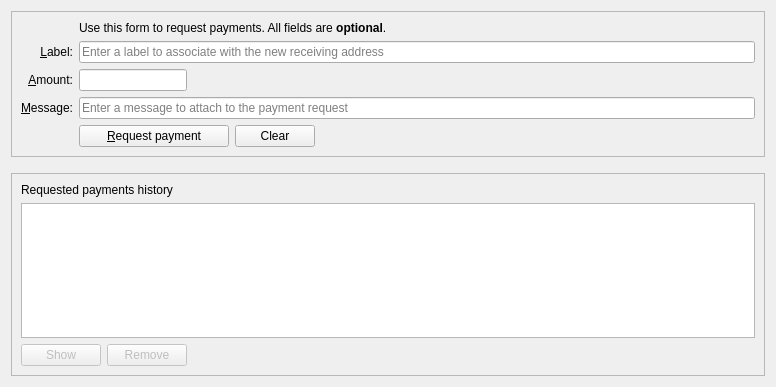
<?xml version="1.0" encoding="UTF-8"?>
<ui version="4.0">
 <class>ReceiveCoinsDialog</class>
 <widget class="QWidget" name="ReceiveCoinsDialog">
  <property name="geometry">
   <rect>
    <x>0</x>
    <y>0</y>
    <width>776</width>
    <height>387</height>
   </rect>
  </property>
  <layout class="QVBoxLayout" name="verticalLayout" stretch="0,0,1">
   <item>
    <widget class="QFrame" name="frame2">
     <property name="sizePolicy">
      <sizepolicy hsizetype="Preferred" vsizetype="Expanding">
       <horstretch>0</horstretch>
       <verstretch>0</verstretch>
      </sizepolicy>
     </property>
     <property name="frameShape">
      <enum>QFrame::StyledPanel</enum>
     </property>
     <property name="frameShadow">
      <enum>QFrame::Sunken</enum>
     </property>
     <layout class="QVBoxLayout" name="verticalLayout_3">
      <item>
       <layout class="QGridLayout" name="gridLayout">
        <item row="6" column="0">
         <widget class="QLabel" name="label_3">
          <property name="toolTip">
           <string>An optional message to attach to the payment request, which will be displayed when the request is opened. Note: The message will not be sent with the payment over the Keymaker network.</string>
          </property>
          <property name="text">
           <string>&amp;Message:</string>
          </property>
          <property name="alignment">
           <set>Qt::AlignRight|Qt::AlignTrailing|Qt::AlignVCenter</set>
          </property>
          <property name="buddy">
           <cstring>reqMessage</cstring>
          </property>
         </widget>
        </item>
        <item row="4" column="2">
         <widget class="QLineEdit" name="reqLabel">
          <property name="toolTip">
           <string>An optional label to associate with the new receiving address.</string>
          </property>
          <property name="placeholderText">
           <string>Enter a label to associate with the new receiving address</string>
          </property>
         </widget>
        </item>
        <item row="6" column="2">
         <widget class="QLineEdit" name="reqMessage">
          <property name="toolTip">
           <string>An optional message to attach to the payment request, which will be displayed when the request is opened.&lt;br&gt;Note: The message will not be sent with the payment over the Keymaker network.</string>
          </property>
          <property name="placeholderText">
           <string>Enter a message to attach to the payment request</string>
          </property>
         </widget>
        </item>
        <item row="2" column="2">
         <widget class="QLabel" name="label_5">
          <property name="text">
           <string>Use this form to request payments. All fields are &lt;b&gt;optional&lt;/b&gt;.</string>
          </property>
         </widget>
        </item>
        <item row="4" column="0">
         <widget class="QLabel" name="label_2">
          <property name="toolTip">
           <string>An optional label to associate with the new receiving address.</string>
          </property>
          <property name="text">
           <string>&amp;Label:</string>
          </property>
          <property name="alignment">
           <set>Qt::AlignRight|Qt::AlignTrailing|Qt::AlignVCenter</set>
          </property>
          <property name="buddy">
           <cstring>reqLabel</cstring>
          </property>
         </widget>
        </item>
        <item row="5" column="0">
         <widget class="QLabel" name="label">
          <property name="toolTip">
           <string>An optional amount to request. Leave this empty or zero to not request a specific amount.</string>
          </property>
          <property name="text">
           <string>&amp;Amount:</string>
          </property>
          <property name="alignment">
           <set>Qt::AlignRight|Qt::AlignTrailing|Qt::AlignVCenter</set>
          </property>
          <property name="buddy">
           <cstring>reqAmount</cstring>
          </property>
         </widget>
        </item>
        <item row="7" column="2">
         <layout class="QHBoxLayout" name="horizontalLayout">
          <item>
           <widget class="QPushButton" name="receiveButton">
            <property name="minimumSize">
             <size>
              <width>150</width>
              <height>0</height>
             </size>
            </property>
            <property name="text">
             <string>&amp;Request payment</string>
            </property>
           </widget>
          </item>
          <item>
           <widget class="QPushButton" name="clearButton">
            <property name="sizePolicy">
             <sizepolicy hsizetype="Minimum" vsizetype="Fixed">
              <horstretch>0</horstretch>
              <verstretch>0</verstretch>
             </sizepolicy>
            </property>
            <property name="toolTip">
             <string>Clear all fields of the form.</string>
            </property>
            <property name="text">
             <string>Clear</string>
            </property>
            <property name="autoDefault">
             <bool>false</bool>
            </property>
           </widget>
          </item>
          <item>
           <spacer name="horizontalSpacer">
            <property name="orientation">
             <enum>Qt::Horizontal</enum>
            </property>
            <property name="sizeHint" stdset="0">
             <size>
              <width>40</width>
              <height>20</height>
             </size>
            </property>
           </spacer>
          </item>
         </layout>
        </item>
        <item row="7" column="0">
         <widget class="QLabel" name="label_7">
          <property name="text">
           <string/>
          </property>
         </widget>
        </item>
        <item row="5" column="2">
         <layout class="QHBoxLayout" name="horizontalLayout_4" stretch="0,1">
          <property name="spacing">
           <number>0</number>
          </property>
          <property name="topMargin">
           <number>0</number>
          </property>
          <item>
           <widget class="BitcoinAmountField" name="reqAmount">
            <property name="toolTip">
             <string>An optional amount to request. Leave this empty or zero to not request a specific amount.</string>
            </property>
           </widget>
          </item>
          <item>
           <spacer name="horizontalSpacer_3">
            <property name="orientation">
             <enum>Qt::Horizontal</enum>
            </property>
            <property name="sizeHint" stdset="0">
             <size>
              <width>40</width>
              <height>20</height>
             </size>
            </property>
           </spacer>
          </item>
         </layout>
        </item>
       </layout>
      </item>
     </layout>
    </widget>
   </item>
   <item>
    <spacer name="verticalSpacer_2">
     <property name="orientation">
      <enum>Qt::Vertical</enum>
     </property>
     <property name="sizeHint" stdset="0">
      <size>
       <width>20</width>
       <height>10</height>
      </size>
     </property>
    </spacer>
   </item>
   <item>
    <widget class="QFrame" name="frame">
     <property name="sizePolicy">
      <sizepolicy hsizetype="Preferred" vsizetype="Expanding">
       <horstretch>0</horstretch>
       <verstretch>0</verstretch>
      </sizepolicy>
     </property>
     <property name="frameShape">
      <enum>QFrame::StyledPanel</enum>
     </property>
     <property name="frameShadow">
      <enum>QFrame::Raised</enum>
     </property>
     <layout class="QVBoxLayout" name="verticalLayout_2">
      <item>
       <widget class="QLabel" name="label_6">
        <property name="text">
         <string>Requested payments history</string>
        </property>
       </widget>
      </item>
      <item>
       <widget class="QTableView" name="recentRequestsView">
        <property name="contextMenuPolicy">
         <enum>Qt::CustomContextMenu</enum>
        </property>
        <property name="tabKeyNavigation">
         <bool>false</bool>
        </property>
        <property name="sortingEnabled">
         <bool>true</bool>
        </property>
       </widget>
      </item>
      <item>
       <layout class="QHBoxLayout" name="horizontalLayout_2">
        <item>
         <widget class="QPushButton" name="showRequestButton">
          <property name="enabled">
           <bool>false</bool>
          </property>
          <property name="toolTip">
           <string>Show the selected request (does the same as double clicking an entry)</string>
          </property>
          <property name="text">
           <string>Show</string>
          </property>
          <property name="autoDefault">
           <bool>false</bool>
          </property>
         </widget>
        </item>
        <item>
         <widget class="QPushButton" name="removeRequestButton">
          <property name="enabled">
           <bool>false</bool>
          </property>
          <property name="toolTip">
           <string>Remove the selected entries from the list</string>
          </property>
          <property name="text">
           <string>Remove</string>
          </property>
          <property name="autoDefault">
           <bool>false</bool>
          </property>
         </widget>
        </item>
        <item>
         <spacer name="horizontalSpacer_2">
          <property name="orientation">
           <enum>Qt::Horizontal</enum>
          </property>
          <property name="sizeHint" stdset="0">
           <size>
            <width>40</width>
            <height>20</height>
           </size>
          </property>
         </spacer>
        </item>
       </layout>
      </item>
     </layout>
    </widget>
   </item>
  </layout>
 </widget>
 <customwidgets>
  <customwidget>
   <class>BitcoinAmountField</class>
   <extends>QLineEdit</extends>
   <header>qt/bitcoinamountfield.h</header>
   <container>1</container>
  </customwidget>
 </customwidgets>
 <tabstops>
  <tabstop>reqLabel</tabstop>
  <tabstop>reqAmount</tabstop>
  <tabstop>reqMessage</tabstop>
  <tabstop>receiveButton</tabstop>
  <tabstop>clearButton</tabstop>
  <tabstop>recentRequestsView</tabstop>
  <tabstop>showRequestButton</tabstop>
  <tabstop>removeRequestButton</tabstop>
 </tabstops>
 <resources/>
 <connections/>
</ui>
